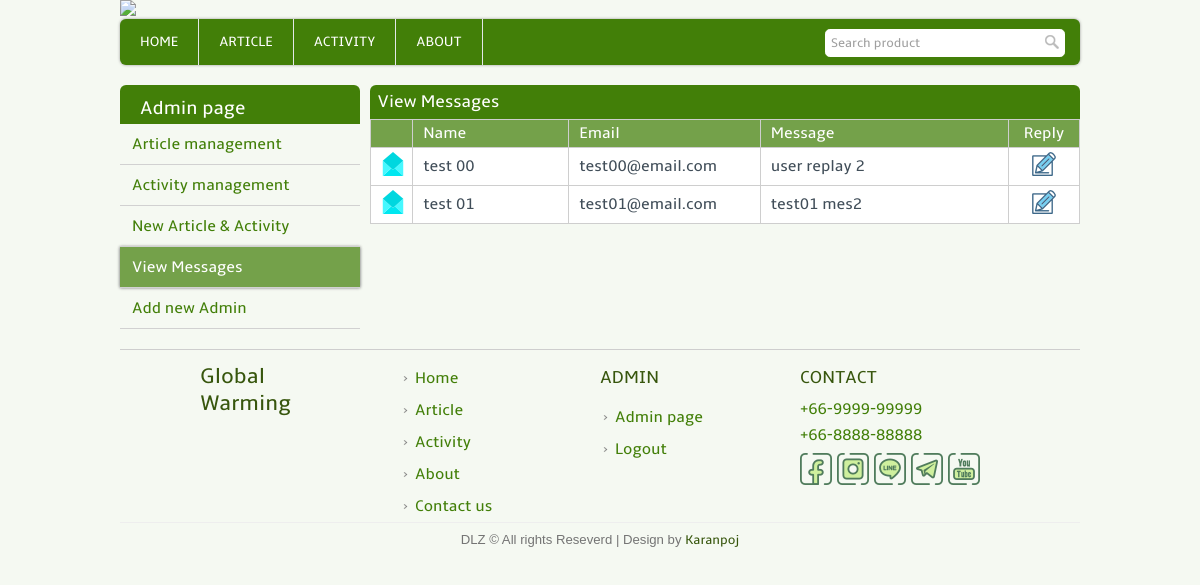
/admin_messages.php (signed in), run on the app's committed database.
### tables this page shows
CREATE TABLE `conversation` (
  `con_id` int(11) NOT NULL,
  `con_name` varchar(255) NOT NULL,
  `con_email` varchar(255) NOT NULL
);

### template.class.php (called while the page is built, shortened)
<?php
    class Template {
        protected $file;
        protected $values = array();
        public function __construct($file) {
            $this->file = $file;
        }
        public function set($key, $value) {
            $this->values[$key] = $value;
        }
        public function output() {
            $output = file_get_contents($this->file);
            foreach ($this->values as $key => $value) {
            	$tagToReplace = "[@$key]";
            	$output = str_replace($tagToReplace, $value, $output);
            }
            return $output;
        }
    }
?>

### admin_messages.php (the view, shortened to what this page needs)
<?php
	require_once('connect.php');
	include("template.class.php");
	if(!isset($_SESSION['adminname']))
	{
		$user_login = false;
		$layout_header = new Template("layout_header.tpl");
		$layout_footer = new Template("layout_footer.tpl");
	}
	else{
		$layout_header = new Template("layout_header_admin.tpl");
		$layout_footer = new Template("layout_footer_admin.tpl");
	}
	$layout_header->set('title','Admin page : Global warming website');
	echo $layout_header->output();
?>
<div class="admin_full">
	<div class="admin_left">
		<table class="admin_menu">
			<tr>
				<th>
					Admin page
				</th>
			</tr>
			<tr>
				<td>
					<a href="admin.php">Article management</a>
				</td>
			</tr>
			<tr>
				<td>
					<a href="admin_activity.php">Activity management</a>
				</td>
			</tr>
			<tr>
				<td>
					<a href="admin_addpost.php">New Article & Activity</a>
				</td>
			</tr>
			<tr>
				<td class="active">
					<a href="admin_messages.php">View Messages</a>
				</td>
			</tr>
			<tr>
				<td>
					<a href="admin_newadmin.php">Add new Admin</a>
				</td>
			</tr>
		</table>
	</div>
	<div class="admin_right">
		<div class="table_heading">
    		<h2>View Messages</h2>
    	</div>
		<table class='listmessage_tb'>
			<tr>
				<th></th>
				<th>Name</th>
				<th>Email</th>
				<th>Message</th>
				<th>Reply</th>
			</tr>
<?PHP
		$q	= "SELECT a.* , b.* FROM conversation as a LEFT JOIN (SELECT c.con_id,d.mes_txt, c.time,d.mes_check FROM (SELECT con_id , MAX(mes_datetime) time,mes_check FROM message WHERE mes_from != 'admin' GROUP BY con_id) c JOIN message d ON c.con_id = d.con_id AND d.mes_datetime = c.time) b ON a.con_id = b.con_id ORDER by time DESC";
		$result	= $mysqli->query($q);
		if(!$result){
			echo "Error on : $q";
		}
		else{
			while($row=$result->fetch_array()){
?>
			<tr>
				<td>
<?php
				if ($row['mes_check'] == 0) {
?>
					<img src='img/mail_close.png' width='24' height='24'>
<?php
				}else{
?>
					<img src='img/mail_open.png' width='24' height='24'>
<?php
				}
?>
				</td>
				<td><?php echo  $row['con_name']; ?></td>
				<td><?php echo  $row['con_email']; ?></td>
				<td><?php echo  $row['mes_txt']; ?></td>
				<td>
					<a href="admin_reply.php?con_id=<?php echo $row['con_id']; ?>"><img src='img/pro_edit.png' width='24' height='24'></a>
				</td>
			</tr>
<?php
			}
		}
?>
		</table>
	</div>
</div>
<?php
	echo $layout_footer->output();
?>

### css/w3.css (style rules this page uses)
*,*:before,*:after { box-sizing:inherit }
html { -ms-text-size-adjust:100%;-webkit-text-size-adjust:100% }
body { margin:0 }
a { background-color:transparent;-webkit-text-decoration-skip:objects }
img { border-style:none }
button,input,select,textarea { font:inherit;margin:0 }
button,input { overflow:visible }
button,html [type=button],[type=reset],[type=submit] { -webkit-appearance:button }
html,body { font-family:Verdana,sans-serif;font-size:15px;line-height:1.5 }
html { overflow-x:hidden }
h2 { font-size:30px }
h4 { font-size:20px }
h1,h2,h3,h4,h5,h6 { font-family:"Segoe UI",Arial,sans-serif;font-weight:400;margin:10px 0 }
img { margin-bottom:-5px }
a { color:inherit }

### data on the page
conversation: con_name "test 00", con_email "test00@email.com", mes_txt "user replay 2"
conversation: con_name "test 01", con_email "test01@email.com", mes_txt "test01 mes2"

### other printed values
$layout_footer->output() "Global Warming Home Article Activity About Contact us ADMIN Admin page Logout CONTACT +66-9999-99999 +66-8888-88888 DLZ © All rights Reseverd | Design by Karanpoj"
